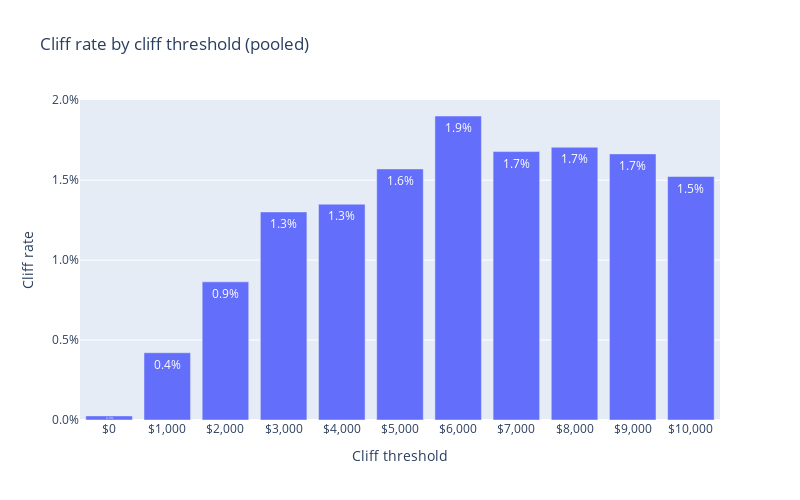

The notebook cell saved with this chart:
### Code cell
import plotly.express as px

px.bar(
    df,
    x="cliff_threshold",
    y="cliff_rate",
    title="Cliff rate by cliff threshold (pooled)",
    text="cliff_rate",
).update_layout(
    xaxis_title="Cliff threshold",
    yaxis_title="Cliff rate",
    xaxis_tickformat="$,.0f",
    yaxis_tickformat=".1%",
    xaxis_tickvals=CLIFF_THRESHOLDS,
    height=500,
    width=800,
).update_traces(texttemplate="%{text:.1%}", textposition="inside")

### Figure 1 — Plotly figure (JSON) as saved in the notebook; plotly's stock layout.template omitted (floating-point values rounded to 4 significant figures)
{"data": [{"alignmentgroup": "True", "hovertemplate": "cliff_threshold=%{x}<br>cliff_rate=%{text}<extra></extra>", "legendgroup": "", "marker": {"color": "#636efa", "pattern": {"shape": ""}}, "name": "", "offsetgroup": "", "orientation": "v", "showlegend": false, "text": [0.0002566, 0.004209, 0.008643, 0.01301, 0.0135, 0.0157, 0.01902, 0.01679, 0.01706, 0.01665, 0.01523], "textposition": "inside", "texttemplate": "%{text:.1%}", "type": "bar", "x": [0, 1000, 2000, 3000, 4000, 5000, 6000, 7000, 8000, 9000, 10000], "xaxis": "x", "y": [0.0002566, 0.004209, 0.008643, 0.01301, 0.0135, 0.0157, 0.01902, 0.01679, 0.01706, 0.01665, 0.01523], "yaxis": "y"}], "layout": {"barmode": "relative", "height": 500, "legend": {"tracegroupgap": 0}, "title": {"text": "Cliff rate by cliff threshold (pooled)"}, "width": 800, "xaxis": {"anchor": "y", "domain": [0, 1], "tickformat": "$,.0f", "tickvals": [0, 1000, 2000, 3000, 4000, 5000, 6000, 7000, 8000, 9000, 10000], "title": {"text": "Cliff threshold"}}, "yaxis": {"anchor": "x", "domain": [0, 1], "tickformat": ".1%", "title": {"text": "Cliff rate"}}}}
